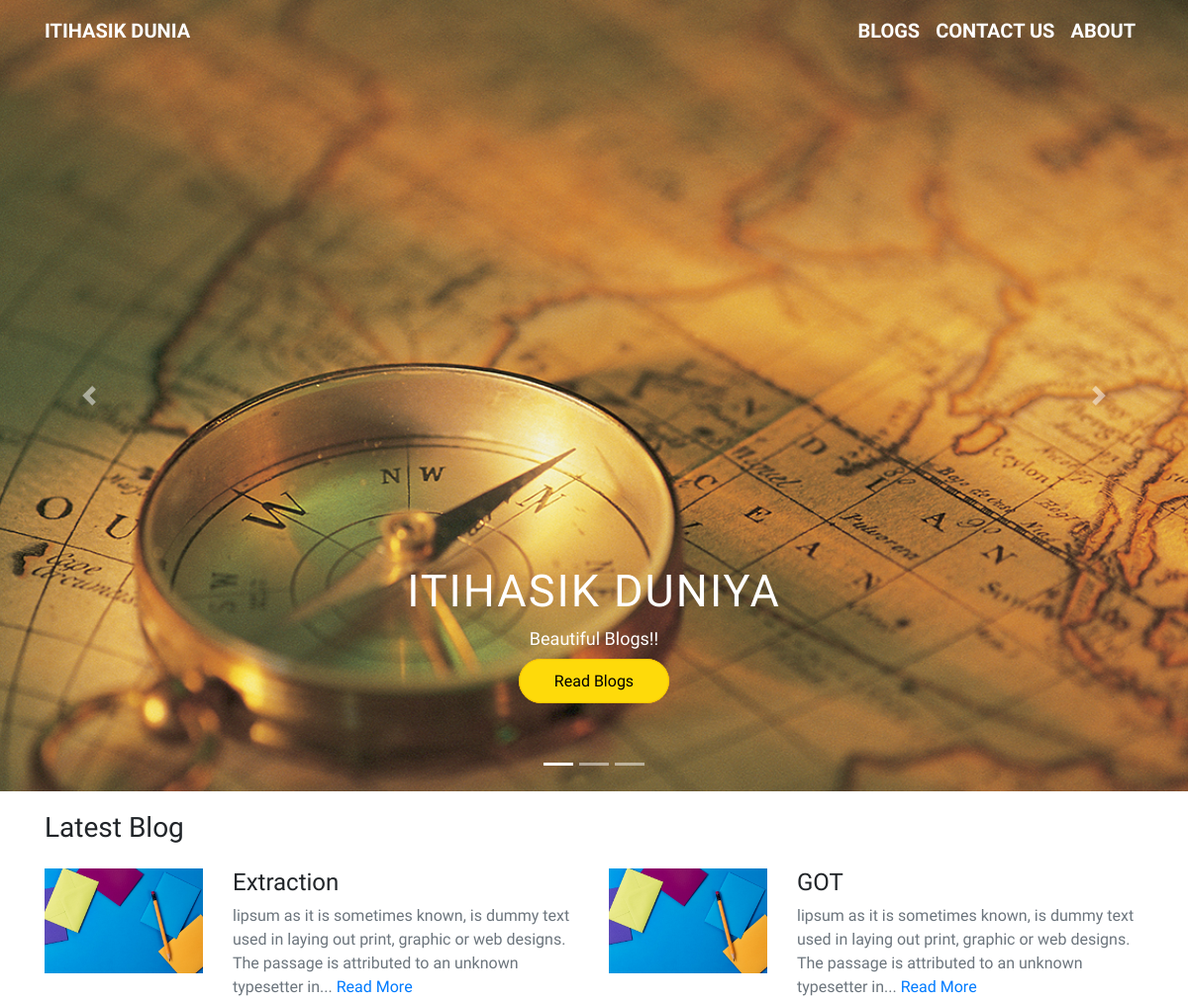
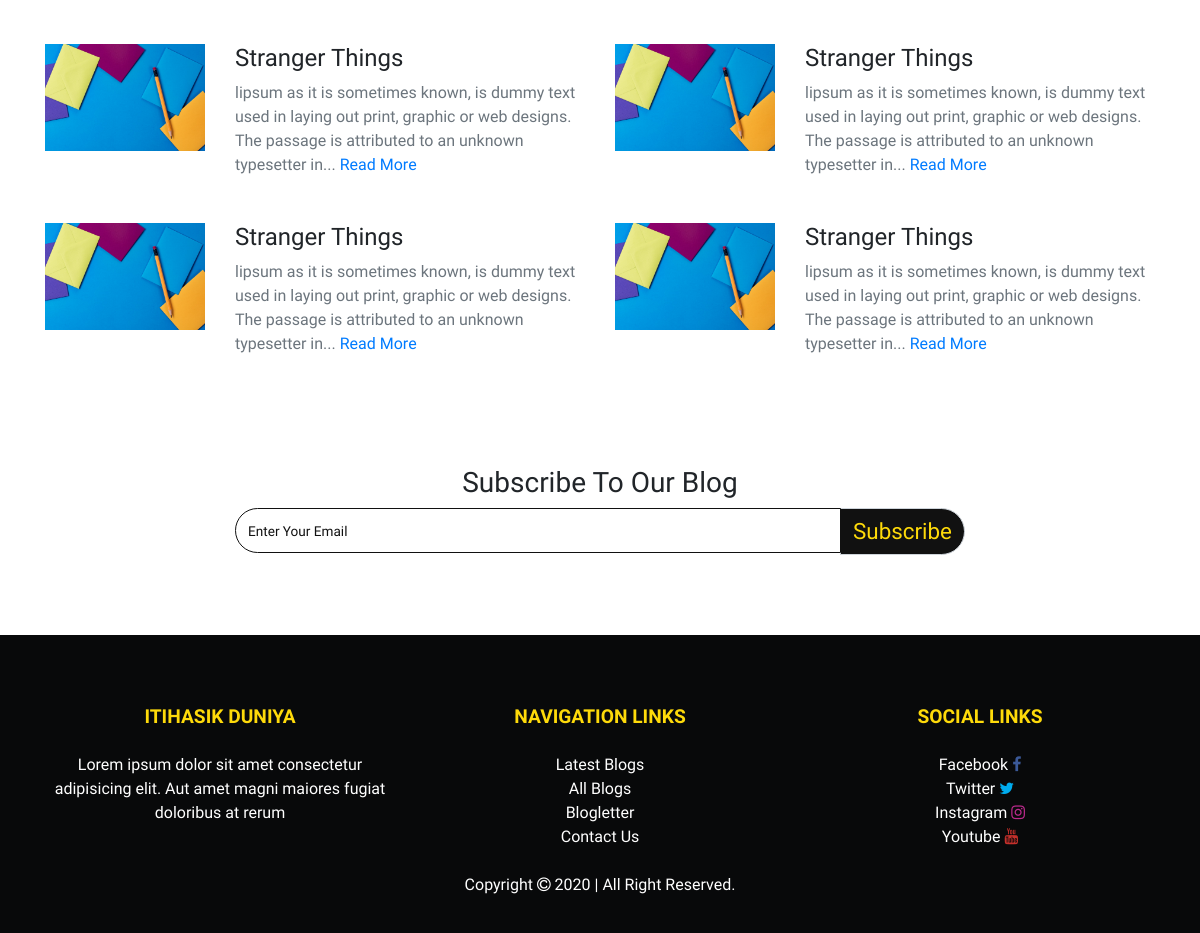
The page / on the database its author committed (2 pictures, top to bottom).
### blogApp/models.py (models this page shows, shortened)
class Crousal(models.Model):
	name = models.CharField(max_length=100)
	image = models.ImageField(upload_to='Crousal')
	date = models.DateTimeField(default=datetime.now)
	class Meta:
		ordering = ['-date']

class Blog(models.Model):
	title = models.CharField(max_length=800)
	brief = models.CharField(max_length=2500)
	body = models.TextField()
	image = models.ImageField(upload_to='Blog_Img', null=True, blank=True)
	slug = models.CharField(max_length=100, unique=True)
	date = models.DateTimeField(default=datetime.now)
	def get_absolute_url(self):
		return reverse("blogApp:blogdetail", kwargs={'slug':self.slug})
	class Meta:
		ordering = ['-date']

### blogApp/views.py (the view, shortened to what this page needs)
# urls.py: path('', IndexView.as_view(), name='index'),
class IndexView(View):
	def get(self, *args, **kwargs):
		form = SubscribeForm()
		context = {
			'blogs': Blog.objects.all()[:8],
			'crousal1': Crousal.objects.first(),
			'crousal2': Crousal.objects.filter()[1:2].get(),
			'crousal3': Crousal.objects.filter()[2:3].get(),
			'form': form,
			'user': UserProfile.objects.first()
		}
		return render(self.request, 'index.html', context)

### blogApp/forms.py
class SubscribeForm(forms.Form):
	email = email = forms.EmailField(widget=forms.TextInput(attrs={'placeholder': 'Enter Your Email','class':'form-control searchInput'}))

### blogApp/templates/index.html (shortened to what this page needs)
    {% load static %}
    {% include 'header.html' %}
    <div class="header" id="topHeader">
        <nav class="navbar navbar-expand-sm navbar-dark fixed-top" id="navbarTop">
            <div class="container">
                <a href="{% url 'blogApp:index' %}" class="navbar-brand font-weight-bold text-white">ITIHASIK DUNIA</a>
                <div class="collapse navbar-collapse" id="navContent">
                    <ul class="navbar-nav text-uppercase ml-auto">
                        <li class="nav-item navCenter">
                            <a href="{% url 'blogApp:blogs' %}" class="nav-link">Blogs</a>
                        </li>
                        <li class="nav-item navCenter">
                            <a href="{% url 'blogApp:contact' %}" class="nav-link">Contact Us</a>
                        </li>
                        <li class="nav-item navCenter">
                            <a href="#" class="nav-link"><span onclick="openNav()">About</span></a>
                        </li>
                    </ul>
                </div>
            </div>
        </nav>
        <div id="carouselExampleIndicators" class="carousel slide" data-ride="carousel">
            <ol class="carousel-indicators">
                <li data-target="#carouselExampleIndicators" data-slide-to="0" class="active"></li>
                <li data-target="#carouselExampleIndicators" data-slide-to="1"></li>
                <li data-target="#carouselExampleIndicators" data-slide-to="2"></li>
            </ol>
            <div class="carousel-inner">
                <div class="carousel-item active" style="background-image: url('{{crousal1.image.url}}')">
                    <div class="carousel-caption d-none d-block">
                        <h5 class="animate__animated animate__bounceInDown">ITIHASIK DUNIYA</h5>
                        <p class="animate__animated animate__bounceInLeft">Beautiful Blogs!!</p>
                        <p class="header-button mt-3 animate__animated animate__bounceInUp"><a href="{% url 'blogApp:blogs' %}">Read Blogs</a>
                        </p>
                    </div>
                </div>
            </div>
            <a class="carousel-control-prev" href="#carouselExampleIndicators" role="button" data-slide="prev">
                <span class="carousel-control-prev-icon" aria-hidden="true"></span>
            </a>
            <a class="carousel-control-next" href="#carouselExampleIndicators" role="button" data-slide="next">
                <span class="carousel-control-next-icon" aria-hidden="true"></span>
            </a>
        </div>
    </div>
    <section class="latestBlog" id="latestBlogID">
        <div class="container">
            <h3 class="latestblogtitle">Latest Blog</h3>
            <div class="row">
                {% for blog in blogs %}
                <div class="col-lg-6 col-md-6 col-sm-12 col-12 latestBlogCard">
                    <div class="row">
                        <div class="col-lg-4 col-md-4 col-sm-4 col-4">
                            <a href="{{blog.get_absolute_url}}">
                            <img class="img-fluid" src="{{blog.image.url}}">
                            </a>
                        </div>
                        <div class="col-lg-8 col-md-8 col-sm-8 col-8">
                            <h4>{{blog.title}}</h4>
                            <p class="text-secondary">{{blog.brief|slice:":150"}}...
                                <a href="{{blog.get_absolute_url}}">Read More</a>
                            </p>
                        </div>
                    </div>
                </div>
                {% endfor %}
            </div>
        </div>
    </section>
    <section class="subscribeblog" id="subscribeblogId">
        <div class="container">
            <h3 class="text-center">Subscribe To Our Blog</h3>
            <div class="row">
                <div class="col-lg-8 offset-lg-2 col-12">
                    <form action="" method="post">{% csrf_token %}
                    <div class="input-group blogBar">
                        {{form.email}}
                        <div class="input-group-append">
                            <button type="submit" class="input-group-text subscribeText">Subscribe</button>
                        </div>
                    </div>
                    </form>
                </div>
            </div>
        </div>
    </section>
    {% include 'footer.html' %}

### blogApp/templates/header.html (shortened to what this page needs)
<!doctype html>
<html lang="en">
<head>
    {% load static %}
    <link rel="stylesheet" href="{% static 'blogApp/css/styleindex.css' %}">
    <link rel="stylesheet" href="https://stackpath.bootstrapcdn.com/bootstrap/4.3.1/css/bootstrap.min.css"
>
    <link rel="stylesheet" href="https://stackpath.bootstrapcdn.com/font-awesome/4.7.0/css/font-awesome.min.css">
    <link rel="stylesheet" href="https://cdnjs.cloudflare.com/ajax/libs/animate.css/4.0.0/animate.min.css" />
</head>
<body>

### blogApp/templates/footer.html (shortened to what this page needs)
    {% load static %}
    <section class="footerId">
        <div class="container">
            <div class="row">
                <div class="col-lg-4 col-md-4 col-sm-6 col-12 justify-content-center text-center footer-div">
                    <h4 class="footerH4">Itihasik Duniya</h4>
                    <p class="text-white">Lorem ipsum dolor sit amet consectetur adipisicing elit.
                        Aut amet magni maiores fugiat doloribus at rerum
                    </p>
                </div>
                <div class="col-lg-4 col-md-4 col-sm-6 col-12 justify-content-center text-center footer-div">
                    <h4 class="footerH4">Navigation links</h4>
                    <li><a href="#latestBlogID">Latest Blogs</a></li>
                    <li><a href="{% url 'blogApp:blogs' %}">All Blogs</a></li>
                    <li><a href="#subscribeblogId">Blogletter</a></li>
                    <li><a href="{% url 'blogApp:contact' %}">Contact Us</a></li>
                </div>
                <div class="col-lg-4 col-md-4 col-sm-12 col-12 justify-content-center text-center footer-div">
                    <h4 class="footerH4">Social Links</h4>
                    <li><a class="fbitext" href="#">Facebook <i class="fa fa-facebook fbi" aria-hidden="true"></i></a>
                    </li>
                    <li><a class="twitext" href="#">Twitter <i class="fa fa-twitter twi" aria-hidden="true"></i></a>
                    </li>
                    <li><a class="insitext" href="#">Instagram <i class="fa fa-instagram insi"
                                aria-hidden="true"></i></a></li>
                    <li> <a class="youtubetext" href="#">Youtube <i class="fa fa-youtube yti"
                                aria-hidden="true"></i></a></li>
                </div>
            </div>
            <div class="mt-4 text-center">
                <p class="text-white">Copyright <i class="fa fa-copyright" aria-hidden="true"></i> <span
                        id="copyrightYear"></span> | All Right Reserved.
                </p>
            </div>
        </div>
    </section>
</body>
</html>

### blogApp/static/blogApp/css/styleindex.css (style rules this page uses)
html { scroll-behavior: smooth; }
* { margin: 0; padding: 0; box-sizing: border-box; font-family: 'Acme', sans-serif; }
a { text-decoration: none; }
li { list-style: none; }
.nav-item a { font-size: 20px; color: #fff !important; font-weight: bold; }
.carousel-item { height: 100vh; min-height: 350px; background: no-repeat center center scroll; -webkit-background-size: cover; -moz-background-size: cover; -o-background-size: cover; background-size: cover; }
.carousel-caption { bottom: 80px !important; }
.carousel-caption h5 { font-size: 45px; text-transform: uppercase; letter-spacing: 2px; margin-top: 25px; }
.carousel-caption p { margin: auto; font-size: 18px; line-height: 1.4; }
.header-button a { border: 1px solid rgb(253, 194, 0); border-radius: 100px; margin: 0 5px; padding: 12px 35px; outline: none; background: #feda0a; color: #000; font-size: 1rem; font-weight: 500; line-height: 1.4; text-align: center; }
.latestBlog { width: 100%; margin-top: 20px; height: auto; }
.latestBlogCard { margin-top: 16px; margin-bottom: 14px; }
.subscribeblog { width: 100%; height: auto; margin: 80px auto; }
.searchInput { border-radius: 100px 0px 0px 100px !important; border-color: #111 !important; min-width: 150px; min-height: 45px; }
.searchInput::placeholder { color: #111 !important; }
.subscribeText { color: #feda0a !important; background: #111 !important; border-radius: 0 100px 100px 0 !important; font-size: 1.4rem !important; min-width: 120px; min-height: 40px; }
.footerId { width: 100%; height: auto; padding: 70px 0 20px 0; background: #08090A; position: relative; }
.footer-div h4 { text-transform: uppercase; color: #feda0a; margin-bottom: 25px; font-size: 1.2rem !important; font-weight: 600; }
.footer-div li a { line-height: 1.2; font-weight: 400; color: #fff; }
.fbi { color: #3b5998; }
.twi { color: #00acee; }
.insi { color: #bc2a8d; }
.yti { color: #c4302b; }
::placeholder { font-size: 0.85rem; }

### rows shown on the page
Crousal: image (picture)
Blog: image (picture), title "Extraction", brief "lipsum as it is sometimes known, is dummy text used in laying out print, graphic or web designs. The passage is attributed to an unknown typesetter in"
Blog: image (picture), title "GOT", brief "lipsum as it is sometimes known, is dummy text used in laying out print, graphic or web designs. The passage is attributed to an unknown typesetter in"
Blog: image (picture), title "Stranger Things", brief "lipsum as it is sometimes known, is dummy text used in laying out print, graphic or web designs. The passage is attributed to an unknown typesetter in"
Blog: image (picture), title "Stranger Things", brief "lipsum as it is sometimes known, is dummy text used in laying out print, graphic or web designs. The passage is attributed to an unknown typesetter in"
Blog: image (picture), title "Stranger Things", brief "lipsum as it is sometimes known, is dummy text used in laying out print, graphic or web designs. The passage is attributed to an unknown typesetter in"
Blog: image (picture), title "Stranger Things", brief "lipsum as it is sometimes known, is dummy text used in laying out print, graphic or web designs. The passage is attributed to an unknown typesetter in"
